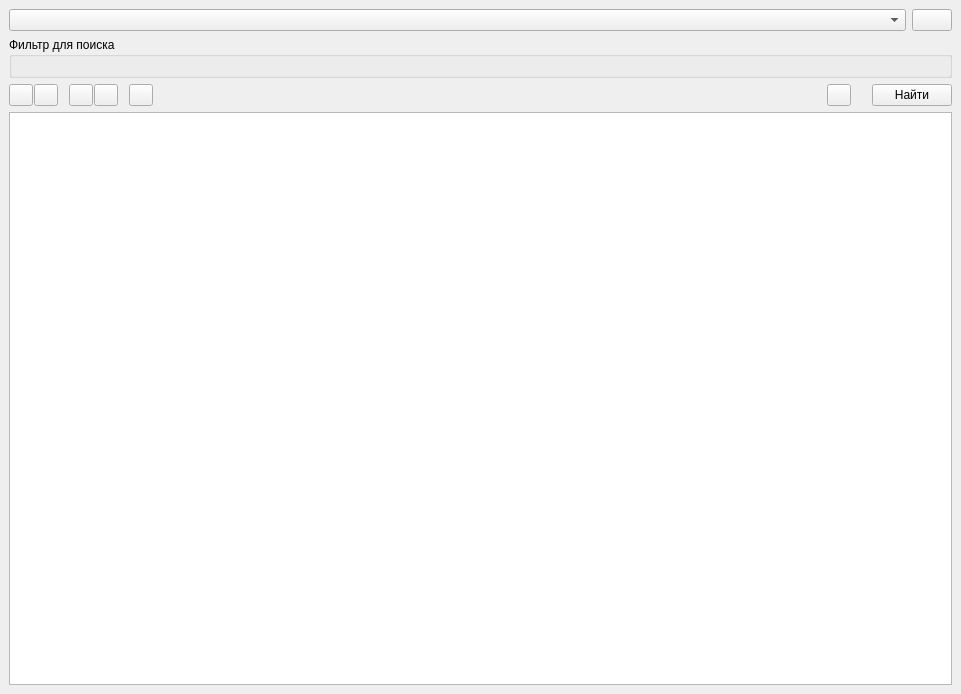
<?xml version="1.0" encoding="UTF-8"?>
<ui version="4.0">
 <class>DataSearcherDockWidgetBase</class>
 <widget class="QDockWidget" name="DataSearcherDockWidgetBase">
  <property name="geometry">
   <rect>
    <x>0</x>
    <y>0</y>
    <width>961</width>
    <height>694</height>
   </rect>
  </property>
  <property name="windowTitle">
   <string>Экстрапоиск</string>
  </property>
  <widget class="QWidget" name="dockWidgetContents">
   <layout class="QVBoxLayout" name="verticalLayout_2">
    <item>
     <layout class="QHBoxLayout" name="horizontalLayout">
      <item>
       <widget class="QComboBox" name="combo_layers"/>
      </item>
      <item>
       <widget class="QPushButton" name="buttonRefreshLayers">
        <property name="sizePolicy">
         <sizepolicy hsizetype="Maximum" vsizetype="Fixed">
          <horstretch>0</horstretch>
          <verstretch>0</verstretch>
         </sizepolicy>
        </property>
        <property name="text">
         <string/>
        </property>
        <property name="icon">
         <iconset resource="resources.qrc">
          <normaloff>:/plugins/_Data_searcher/icons/refresh_24.png</normaloff>:/plugins/_Data_searcher/icons/refresh_24.png</iconset>
        </property>
       </widget>
      </item>
     </layout>
    </item>
    <item>
     <widget class="QGroupBox" name="fieldsGroupBox">
      <property name="title">
       <string>Фильтр для поиска</string>
      </property>
      <layout class="QVBoxLayout" name="verticalLayout">
       <item>
        <layout class="QGridLayout" name="fieldsLayout"/>
       </item>
      </layout>
     </widget>
    </item>
    <item>
     <layout class="QHBoxLayout" name="horizontalLayout_2">
      <property name="spacing">
       <number>1</number>
      </property>
      <item>
       <widget class="QPushButton" name="buttonZoom">
        <property name="sizePolicy">
         <sizepolicy hsizetype="Fixed" vsizetype="Fixed">
          <horstretch>0</horstretch>
          <verstretch>0</verstretch>
         </sizepolicy>
        </property>
        <property name="maximumSize">
         <size>
          <width>24</width>
          <height>24</height>
         </size>
        </property>
        <property name="toolTip">
         <string>Увеличить карту до выбранных строк</string>
        </property>
        <property name="styleSheet">
         <string notr="true"/>
        </property>
        <property name="text">
         <string/>
        </property>
        <property name="icon">
         <iconset resource="resources.qrc">
          <normaloff>:/plugins/_Data_searcher/icons/zoom_select_16.png</normaloff>:/plugins/_Data_searcher/icons/zoom_select_16.png</iconset>
        </property>
       </widget>
      </item>
      <item>
       <widget class="QPushButton" name="buttonCenter">
        <property name="sizePolicy">
         <sizepolicy hsizetype="Fixed" vsizetype="Fixed">
          <horstretch>0</horstretch>
          <verstretch>0</verstretch>
         </sizepolicy>
        </property>
        <property name="maximumSize">
         <size>
          <width>24</width>
          <height>24</height>
         </size>
        </property>
        <property name="toolTip">
         <string>Центрировать выделение</string>
        </property>
        <property name="styleSheet">
         <string notr="true"/>
        </property>
        <property name="text">
         <string/>
        </property>
        <property name="icon">
         <iconset resource="resources.qrc">
          <normaloff>:/plugins/_Data_searcher/icons/center_select_16.png</normaloff>:/plugins/_Data_searcher/icons/center_select_16.png</iconset>
        </property>
       </widget>
      </item>
      <item>
       <spacer name="horizontalSpacer_3">
        <property name="orientation">
         <enum>Qt::Horizontal</enum>
        </property>
        <property name="sizeType">
         <enum>QSizePolicy::Fixed</enum>
        </property>
        <property name="sizeHint" stdset="0">
         <size>
          <width>10</width>
          <height>20</height>
         </size>
        </property>
       </spacer>
      </item>
      <item>
       <widget class="QPushButton" name="buttonFilterMap">
        <property name="sizePolicy">
         <sizepolicy hsizetype="Fixed" vsizetype="Fixed">
          <horstretch>0</horstretch>
          <verstretch>0</verstretch>
         </sizepolicy>
        </property>
        <property name="maximumSize">
         <size>
          <width>24</width>
          <height>24</height>
         </size>
        </property>
        <property name="toolTip">
         <string>Показать на карте только выбранные объекты</string>
        </property>
        <property name="text">
         <string/>
        </property>
        <property name="icon">
         <iconset resource="resources.qrc">
          <normaloff>:/plugins/_Data_searcher/icons/filtermap_16.png</normaloff>:/plugins/_Data_searcher/icons/filtermap_16.png</iconset>
        </property>
       </widget>
      </item>
      <item>
       <widget class="QPushButton" name="buttonClearFilterMap">
        <property name="sizePolicy">
         <sizepolicy hsizetype="Fixed" vsizetype="Fixed">
          <horstretch>0</horstretch>
          <verstretch>0</verstretch>
         </sizepolicy>
        </property>
        <property name="maximumSize">
         <size>
          <width>24</width>
          <height>24</height>
         </size>
        </property>
        <property name="toolTip">
         <string>Очистить фильтр отображения на карте</string>
        </property>
        <property name="text">
         <string/>
        </property>
        <property name="icon">
         <iconset resource="resources.qrc">
          <normaloff>:/plugins/_Data_searcher/icons/filtermapgrey_16.png</normaloff>:/plugins/_Data_searcher/icons/filtermapgrey_16.png</iconset>
        </property>
       </widget>
      </item>
      <item>
       <spacer name="horizontalSpacer_4">
        <property name="orientation">
         <enum>Qt::Horizontal</enum>
        </property>
        <property name="sizeType">
         <enum>QSizePolicy::Fixed</enum>
        </property>
        <property name="sizeHint" stdset="0">
         <size>
          <width>10</width>
          <height>20</height>
         </size>
        </property>
       </spacer>
      </item>
      <item>
       <widget class="QPushButton" name="buttonCopy">
        <property name="sizePolicy">
         <sizepolicy hsizetype="Fixed" vsizetype="Fixed">
          <horstretch>0</horstretch>
          <verstretch>0</verstretch>
         </sizepolicy>
        </property>
        <property name="maximumSize">
         <size>
          <width>24</width>
          <height>24</height>
         </size>
        </property>
        <property name="toolTip">
         <string>Скопировать выделенные строки</string>
        </property>
        <property name="text">
         <string/>
        </property>
        <property name="icon">
         <iconset resource="resources.qrc">
          <normaloff>:/plugins/_Data_searcher/icons/copy_16.png</normaloff>:/plugins/_Data_searcher/icons/copy_16.png</iconset>
        </property>
       </widget>
      </item>
      <item>
       <spacer name="horizontalSpacer_2">
        <property name="orientation">
         <enum>Qt::Horizontal</enum>
        </property>
        <property name="sizeHint" stdset="0">
         <size>
          <width>40</width>
          <height>20</height>
         </size>
        </property>
       </spacer>
      </item>
      <item>
       <widget class="QPushButton" name="buttonReset">
        <property name="sizePolicy">
         <sizepolicy hsizetype="Maximum" vsizetype="Fixed">
          <horstretch>0</horstretch>
          <verstretch>0</verstretch>
         </sizepolicy>
        </property>
        <property name="maximumSize">
         <size>
          <width>24</width>
          <height>24</height>
         </size>
        </property>
        <property name="toolTip">
         <string>Очистить форму</string>
        </property>
        <property name="text">
         <string/>
        </property>
        <property name="icon">
         <iconset resource="resources.qrc">
          <normaloff>:/plugins/_Data_searcher/icons/reset_32.png</normaloff>:/plugins/_Data_searcher/icons/reset_32.png</iconset>
        </property>
       </widget>
      </item>
      <item>
       <spacer name="horizontalSpacer">
        <property name="orientation">
         <enum>Qt::Horizontal</enum>
        </property>
        <property name="sizeType">
         <enum>QSizePolicy::Fixed</enum>
        </property>
        <property name="sizeHint" stdset="0">
         <size>
          <width>20</width>
          <height>20</height>
         </size>
        </property>
       </spacer>
      </item>
      <item>
       <widget class="QPushButton" name="buttonSearch">
        <property name="sizePolicy">
         <sizepolicy hsizetype="Maximum" vsizetype="Fixed">
          <horstretch>0</horstretch>
          <verstretch>0</verstretch>
         </sizepolicy>
        </property>
        <property name="text">
         <string>Найти</string>
        </property>
        <property name="icon">
         <iconset resource="resources.qrc">
          <normaloff>:/plugins/_Data_searcher/icons/filter_32.png</normaloff>:/plugins/_Data_searcher/icons/filter_32.png</iconset>
        </property>
       </widget>
      </item>
     </layout>
    </item>
    <item>
     <widget class="QTableWidget" name="tableResult">
      <property name="editTriggers">
       <set>QAbstractItemView::NoEditTriggers</set>
      </property>
      <property name="alternatingRowColors">
       <bool>true</bool>
      </property>
      <property name="selectionMode">
       <enum>QAbstractItemView::ExtendedSelection</enum>
      </property>
      <property name="selectionBehavior">
       <enum>QAbstractItemView::SelectRows</enum>
      </property>
      <property name="sortingEnabled">
       <bool>true</bool>
      </property>
      <attribute name="horizontalHeaderStretchLastSection">
       <bool>true</bool>
      </attribute>
     </widget>
    </item>
   </layout>
  </widget>
 </widget>
 <resources/>
 <connections/>
</ui>
